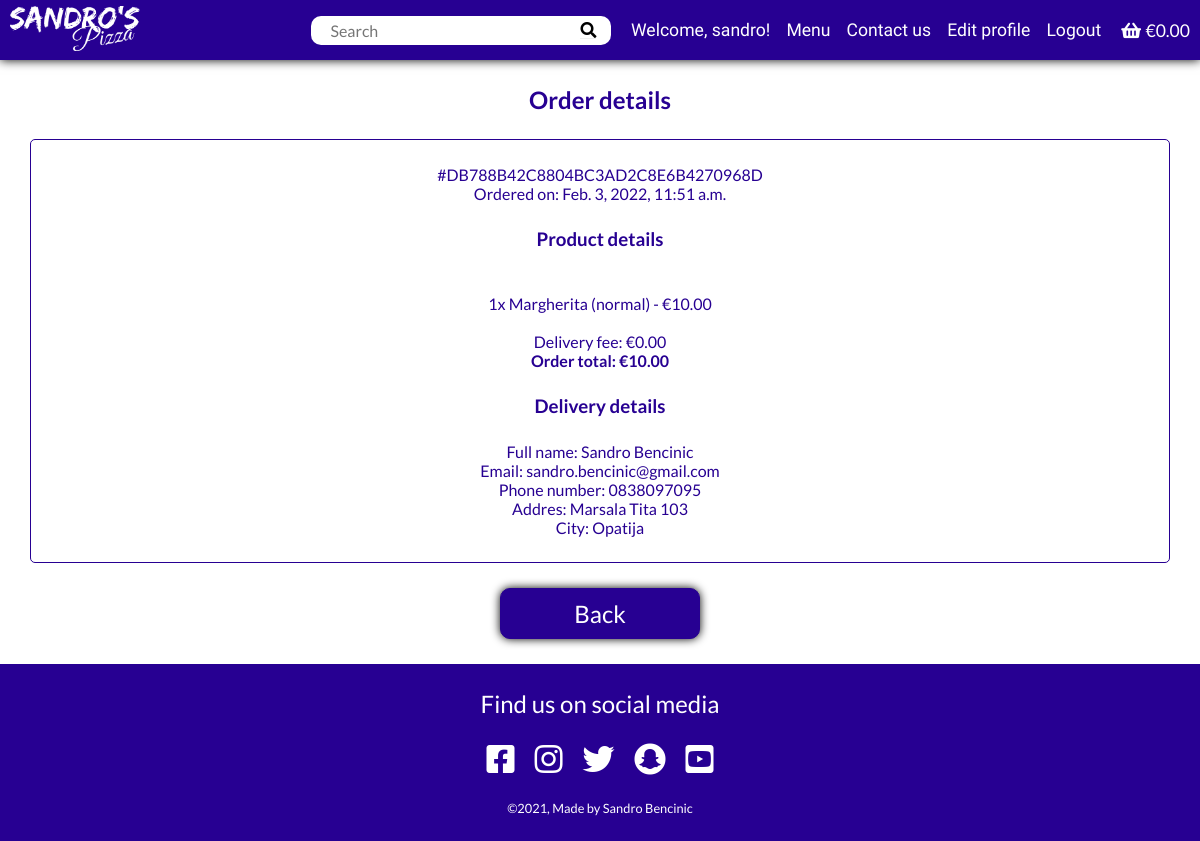
/profiles/saved_order/DB788B42C8804BC3AD2C8E6B4270968D (signed in), run on the app's committed database.
### checkout/models.py (models this page shows, shortened)
class Order(models.Model):
    user_profile = models.ForeignKey(
        UserProfile, on_delete=models.SET_NULL,
        null=True, blank=True, related_name='orders')
    full_name = models.CharField(max_length=100)
    email = models.EmailField(max_length=100)
    phone_number = models.CharField(max_length=100)
    street_address1 = models.CharField(max_length=100)
    street_address2 = models.CharField(max_length=100, null=True, blank=True)
    city = models.CharField(max_length=100)
    date = models.DateTimeField(auto_now_add=True)
    order_number = models.CharField(max_length=32, editable=False)
    order_total = models.DecimalField(
        max_digits=10, decimal_places=2, default=0, null=True)
    original_bag = models.TextField(null=False, blank=False, default='')
    stripe_pid = models.CharField(
        max_length=254, null=False, blank=False, default='')

class OrderItem(models.Model):
    order = models.ForeignKey(
        Order, on_delete=models.CASCADE, related_name='orderitems')
    item = models.ForeignKey(Item, on_delete=models.CASCADE)
    item_size = models.CharField(max_length=10)
    quantity = models.IntegerField(default=0)
    orderitem_total = models.DecimalField(
        max_digits=10, decimal_places=2, null=True, default=0)

### product/models.py (models this page shows)
class Item(models.Model):
    name = models.CharField(max_length=50)
    ingredients = models.CharField(max_length=100)
    price = models.DecimalField(max_digits=10, decimal_places=2)
    image = models.ImageField(null=True, blank=True)
    def __str__(self):
        return str(self.name)

### profiles/views.py (the view)
# urls.py: path('saved_order/<order_number>', saved_order, name='saved_order'),
@login_required()
def saved_order(request, order_number):
    order = get_object_or_404(Order, order_number=order_number)
    if not str(order.user_profile) == request.user.username:
        messages.error(request, 'Permission denied.')
        return redirect(reverse('index'))
    context = {
        'order': order,
    }
    return render(request, 'profiles/saved_order.html', context)

### order/contexts.py (called while the page is built, shortened)
def contexts(request):
    bag_items = []
    grand_total = 0
    if request.user.is_authenticated:
        delivery_fee = 0
    else:
        delivery_fee = 2
    grand_total += delivery_fee
    order_time = None
    bag = request.session.get('bag', {})
    context = {
        'bag_items': bag_items,
        'grand_total': grand_total,
        'order_time': order_time,
        'delivery_fee': delivery_fee,
    }
    return context

### profiles/models.py (called while the page is built)
    def __str__(self):
        return self.user.username

### profiles/templates/profiles/saved_order.html (shortened to what this page needs)
{% extends 'base.html' %}
{% load static %}
{% block content %}
  <h2 class="order-details__title">Order details</h2>
  <div class="order-details">
    <p>#{{ order.order_number }}</p>
    <p>Ordered on: {{ order.date }}</p>
    <h3>Product details</h3>
    <br>
    {% for item in order.orderitems.all %}
      <p>{{ item.quantity }}x {{ item.item }} ({{ item.item_size }}) - €{{ item.orderitem_total }}</p>
    {% endfor %}
    <br>
    <p>Delivery fee: €{{ delivery_fee|floatformat:2 }}</p>
    <p><strong>Order total: €{{ order.order_total }}</strong></p>
    <h3>Delivery details</h3>
    <p>Full name: {{ order.full_name }}</p>
    <p>Email: {{ order.email }}</p>
    <p>Phone number: {{ order.phone_number }}</p>
    <p>Addres: {{ order.street_address1 }}
    </p>
    <p>City: {{ order.city }}</p>
  </div>
  <div class="btn js-back" style="margin: 0 auto 25px auto;">Back</div>
{% endblock content %}

### templates/base.html (shortened to what this page needs)
{% load static %}
<!DOCTYPE html>
<html lang="en">
<head>
    <link rel="stylesheet" href="https://use.fontawesome.com/releases/v5.15.4/css/all.css">
    <link rel="stylesheet" href="https://cdnjs.cloudflare.com/ajax/libs/animate.css/4.1.1/animate.min.css">
    <link rel="stylesheet" href="{% static 'css/style.css' %}">
</head>
<body>
    <header class="navbar">
        <nav class="navbar__container">
            <a href="{% url 'index' %}">
                <img class="navbar__logo" src="{% static 'images/logo_bw.webp' %}" alt="Sandros pizza logo">
            </a>
            <div class="navbar__desktop-menu">
                <form class="navbar__search" action="{% url 'menu' %}" method="get" style="margin-right: 20px;">
                    <input class="search__input" type="text" name="q" placeholder="Search">
                    <button class="search__btn">
                        <i class="fas fa-search"></i>
                    </button>
                </form>
                <ul class="navbar__links">
                    {% if user.is_authenticated %}
                    <li class="navbar__user-desktop">
                        Welcome, {{ request.user }}!
                    </li>
                    {% endif %}
                    <li class="navbar__link">
                        <a href="{% url 'menu' %}">Menu</a>
                    </li>
                    <li class="navbar__link">
                        <a href="{% url 'contact' %}">Contact us</a>
                    </li>
                    {% if user.is_authenticated %}
                    <li class="navbar__link">
                        <a href="{% url 'profile' %}">Edit profile</a>
                    </li>
                    <li class="navbar__link">
                        <a href="{% url 'account_logout' %}">Logout</a>
                    </li>
                    {% endif %}
                    <li class="navbar__link" style="margin-left: 20px;">
                        <a href="{% url 'order' %}">
                            <i class="fas fa-shopping-basket"></i>
                            {% if bag_items %}
                            <span>€{{ grand_total|floatformat:2 }}</span>
                            {% else %}
                            <span>€0.00</span>
                            {% endif %}
                        </a>
                    </li>
                </ul>
            </div>
        </nav>
    </header>
    <div class="main-container">
        {% block content %}
        {% endblock content %}
    </div>
    <footer class="footer">
        <p class="footer__title">Find us on social media</p>
        <ul class="footer__links">
        <li>
            <a href="https://www.facebook.com/" target="_blank"
            aria-label="link to facebook (opens in new tab)" rel="noopener">
            <i class="fab fa-facebook-square"></i>
            </a>
        </li>
        <li>
            <a href="https://www.instagram.com/" target="_blank"
            aria-label="link to instagram (opens in new tab)" rel="noopener">
            <i class="fab fa-instagram"></i>
            </a>
        </li>
        <li>
            <a href="https://twitter.com/" target="_blank"
            aria-label="link to twitter (opens in new tab)" rel="noopener">
            <i class="fab fa-twitter"></i>
            </a>
        </li>
        <li>
            <a href="https://www.snapchat.com/" target="_blank"
            aria-label="link to snapchat (opens in new tab)" rel="noopener">
            <i class="fab fa-snapchat"></i>
            </a>
        </li>
        <li>
            <a href="https://www.youtube.com/" target="_blank"
            aria-label="link to youtube (opens in new tab)" rel="noopener">
            <i class="fab fa-youtube-square"></i>
            </a>
        </li>
        </ul>
        <p class="footer__copyright">©2021, Made by Sandro Bencinic</p>
    </footer>
</body>
</html>

### static/css/style.css (style rules this page uses)
* { position: relative; box-sizing: border-box; margin: 0; padding: 0; }
*, a { font-family: 'Lato', sans-serif; color: black; }
body { min-height: 100vh; display: flex; flex-direction: column; justify-content: space-between; }
a { text-decoration: none; }
li { list-style-type: none; }
.main-container { width: 100%; min-height: calc(100vh - 177px - 80px); top: 80px; margin-bottom: 80px; }
.btn, .search__btn, .checkout-popup__close, .item__plus, .item__minus, .flash__close, .comment__add { cursor: pointer; }
.btn { display: block; color: white !important; border: 1px solid rgb(39, 0, 146); border-radius: 10px; background-color: rgb(39, 0, 146); padding: 10px; width: 200px; font-size: 1.5rem; text-align: center; box-shadow: 0px 0px 10px 0px black; }
.navbar__desktop-menu { display: none; }
.navbar__container { display: flex; justify-content: space-between; align-items: center; position: fixed; top: 0; height: 80px; width: 100%; padding: 10px; background-color: rgb(39, 0, 146); box-shadow: 0px 0px 10px 0px black; z-index: 1; }
.navbar__logo { width: 130px; }
.navbar__search { display: flex; justify-content: center; align-items: center; background-color: white; border-radius: 10px; width: 80vw; margin: 60px auto 40px auto; }
.search__input { height: 50px; width: 70%; font-size: 1.5rem; padding: 10px; border: none; outline: none; background-color: white; color: black; }
.search__btn { border: none; }
.search__btn i { display: inline-block; height: 50px; font-size: 1.8rem; padding: 10px; background-color: white; color: black; }
.navbar__link { margin-left: 20px; margin-top: 20px; }
.navbar__link a { color: white; font-size: 2.5rem; font-family: 'Staatliches', cursive; }
.footer { text-align: center; background-color: rgb(39, 0, 146); padding: 25px 0; }
.footer__title { color: white; font-size: 1.5rem; }
.footer__links { display: flex; justify-content: center; }
.footer i { color: white; font-size: 2rem; margin: 25px 10px; }
.footer__copyright { color: white; font-size: 0.8rem; }
.order-details { width: 95vw; margin: 0 auto 25px auto; border: 1px solid rgb(39, 0, 146); border-radius: 5px; padding: 25px 5px; }
.order-details * { text-align: center; color: rgb(39, 0, 146); }
.order-details h3 { margin: 25px auto; }
.order-details__title { color: rgb(39, 0, 146); text-align: center; margin: 25px auto; }
@media only screen and (min-width: 992px) and (orientation: landscape) { .main-container { min-height: calc(100vh - 177px - 60px); top: 60px; margin-bottom: 60px; } }
@media only screen and (min-width: 992px) and (orientation: landscape) { .navbar__container { height: 60px; } }
@media only screen and (min-width: 992px) and (orientation: landscape) { .navbar__desktop-menu { display: flex; align-items: center; } }
@media only screen and (min-width: 992px) and (orientation: landscape) { .navbar__search { height: fit-content; width: 300px; margin: 0; } }
@media only screen and (min-width: 992px) and (orientation: landscape) { .search__input { height: auto; width: 85%; font-size: 1rem; padding: 5px; } }
@media only screen and (min-width: 992px) and (orientation: landscape) { .search__btn i { height: auto; font-size: 1rem; padding: 0px; } }
@media only screen and (min-width: 992px) and (orientation: landscape) { .navbar__links { display: flex; align-items: center; } }
@media only screen and (min-width: 992px) and (orientation: landscape) { .navbar__link { margin-top: 0; margin-left: 16px; } }
@media only screen and (min-width: 992px) and (orientation: landscape) { .navbar__link a { font-size: 1.1rem; } }
@media only screen and (min-width: 992px) and (orientation: landscape) { .navbar__user-desktop { color: white; font-size: 1.1rem; font-family: 'Staatliches', cursive; } }
@media only screen and (min-width: 992px) and (orientation: landscape) { .navbar__link i, .navbar__link span { color: white !important; } }

### data on the page
Order: order_number "DB788B42C8804BC3AD2C8E6B4270968D", date "Feb. 3, 2022, 11:51 a.m.", order_total "10.00", full_name "Sandro Bencinic", email "sandro.bencinic@gmail.com", phone_number "0838097095", street_address1 "Marsala Tita 103", city "Opatija"
OrderItem: quantity "1", item "Margherita", item_size "normal", orderitem_total "10.00"

### other printed values
{{ request.user }} "sandro"
{{ delivery_fee|floatformat:2 }} "0.00"
